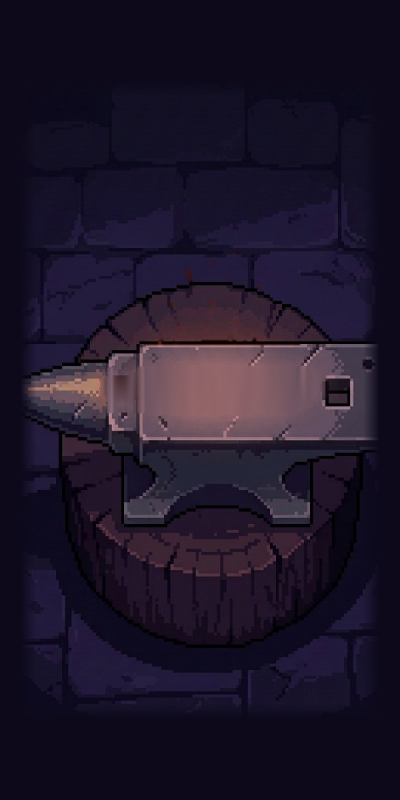
#> input picture assets/close.png, 400 x 800 px
$ python deblade_close.py ../../assets/close.png ../../assets/close.png
#> lines starting #> are read from the running program, lines starting #| are printed output that depends on the picture; after the words box and inside, x2 and y2 are one past the last pixel; in counts of white or black regions, pixels touching at a corner belong together
# Usage: python3 tools/art/deblade_close.py <close-up concept.jpg from mockups/forge.html> <out.png>
import sys, cv2, numpy as np
# Paint the hot knife and its sparks out of the close-up concept (forge spec S3, assets/close.png).
src, out = sys.argv[1], sys.argv[2]
im = cv2.imread(src); H, W = im.shape[:2]
#> further down, im is the input picture: shape (800, 400, 3); mean B, G, R 41.8, 22.2, 30.1
#> after `H, W = im.shape[:2]`: H = 800; W = 400
b, g, r = [im[:, :, i].astype(int) for i in range(3)]
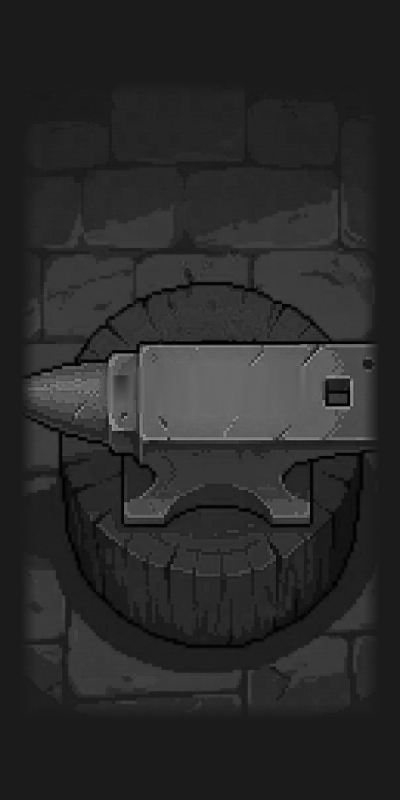
#> b: shape (800, 400) int64; min 0, max 157, mean 41.8
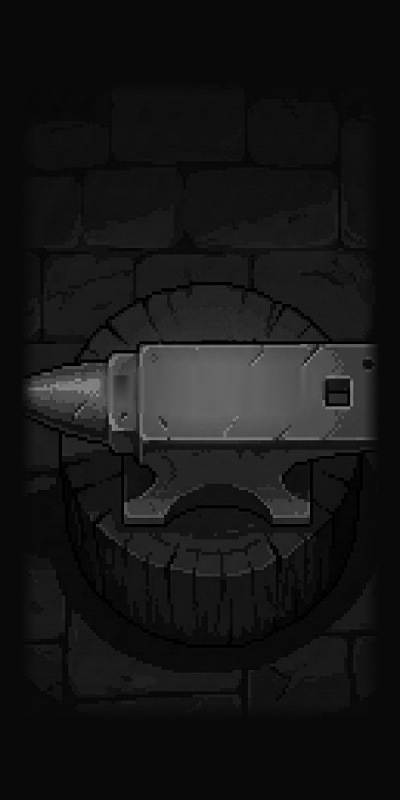
#> g: shape (800, 400) int64; min 0, max 147, mean 22.2
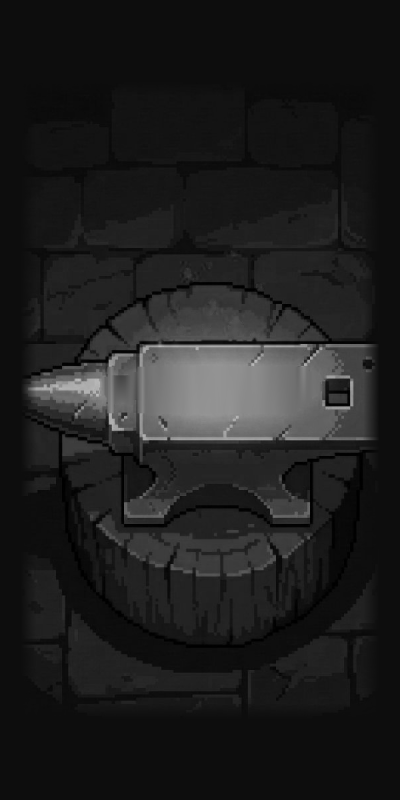
#> r: shape (800, 400) int64; min 0, max 189, mean 30.1
warm = ((r - b) > 60) & (r > 130)
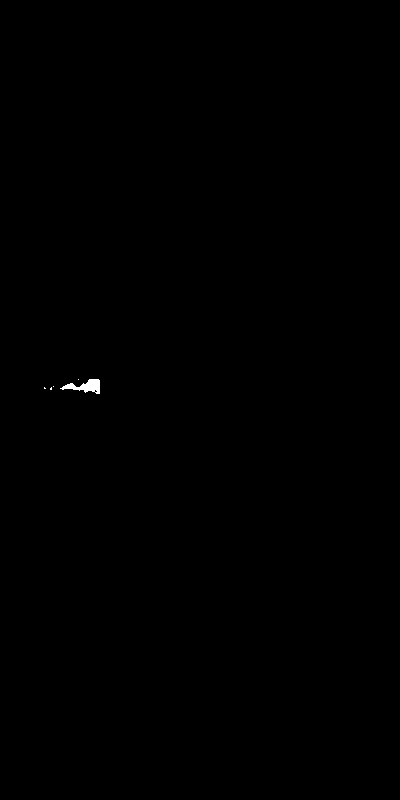
#> warm: shape (800, 400) bool; 0.1% white; 5 white regions (4 under 20 px), largest, box (x1, y1, x2, y2) and area: (60, 379, 100, 394) 295
blade = np.zeros((H, W), bool); blade[430:500, 120:460] = True
m = (warm & blade).astype(np.uint8)
#> m: shape (800, 400); every value is 0
m = cv2.dilate(m, np.ones((3, 3), np.uint8), iterations=3).astype(bool) & blade  # the dark outline too
o = im.astype(float)
# Column by column, fill the blade with a straight blend from the pixel above it to the pixel below,
# so the anvil's vertical edges carry straight through.
for x in range(W):
    ys = np.where(m[:, x])[0]
    if len(ys) == 0: continue
    y0, y1 = ys.min() - 1, ys.max() + 1
    a, c = o[y0, x], o[y1, x]
    for y in range(y0 + 1, y1):
        t = (y - y0) / (y1 - y0); o[y, x] = a * (1 - t) + c * t
# Soften the column streaks along the blade's length.
sm_ = cv2.blur(o, (9, 1)); o[m] = sm_[m]
# Sparks above the anvil: small inpaint on the dark wall and stump.
sp = np.zeros((H, W), np.uint8); sp[240:398, 180:420] = 1
sm = ((((r - b) > 25) & (r > 90)).astype(np.uint8) & sp)
#> sm: shape (800, 400); values 0 (black) and 1 (white), 1.3% white; 3 white regions (1 under 20 px), largest, box (x1, y1, x2, y2) and area: (180, 345, 277, 398) 4145, (264, 345, 292, 347) 34
sm = cv2.dilate(sm, np.ones((3, 3), np.uint8))
#> sm: shape (800, 400); values 0 (black) and 1 (white), 1.5% white; 3 white regions, box (x1, y1, x2, y2) and area: (179, 344, 278, 399) 4672, (263, 344, 293, 348) 99, (299, 343, 307, 347) 27
o = cv2.inpaint(np.clip(o, 0, 255).astype(np.uint8), sm * 255, 3, cv2.INPAINT_TELEA).astype(float)
# Cool the blade's warm cast on the face and horn plate, keeping each pixel's brightness.
face = np.zeros((H, W), np.uint8)
cv2.fillPoly(face, [np.array([[130, 398], [535, 398], [535, 548], [130, 548]])], 1)
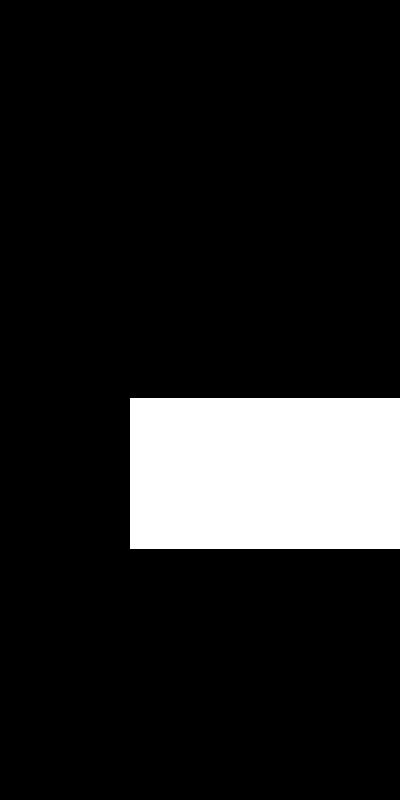
#> face: shape (800, 400); values 0 (black) and 1 (white), 12.7% white; 1 white region, box (x1, y1, x2, y2) and area: (130, 398, 400, 549) 40770
neutral = np.array([96, 74, 88], float)  # BGR, a cool face tone
lum = o.mean(axis=2, keepdims=True)
cooled = np.clip(neutral * lum / neutral.mean(), 0, 255)
f = face.astype(bool)
o[f] = 0.4 * o[f] + 0.6 * cooled[f]
#> o: shape (800, 400, 3) float64; mean B, G, R 41.6, 22.3, 29.8
# Scale to the 360 px authoring width and centre on a 400 × 800 --night-0 background with a 16 px fade, as pad.py
# does for the wide shot (forge spec, Scale and screen). The blade line (y 465 in the concept) lands at y 390.
s = cv2.resize(np.clip(o, 0, 255).astype(np.float32), (360, 640), interpolation=cv2.INTER_AREA)
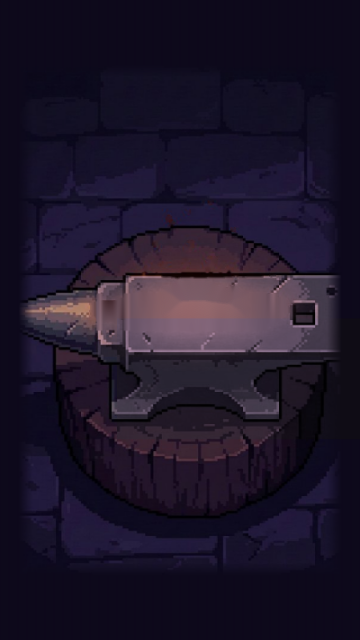
#> s: shape (640, 360, 3) float32; mean B, G, R 41.6, 22.3, 29.8
night0 = np.array([0x1b, 0x09, 0x0d], np.float32)  # BGR of --night-0 #0d091b
h, w = s.shape[:2]
#> h = 640; w = 360
fade = 16
ys = np.minimum(np.arange(h), np.arange(h)[::-1]); xs = np.minimum(np.arange(w), np.arange(w)[::-1])
a = np.minimum(np.clip(ys / fade, 0, 1)[:, None], np.clip(xs / fade, 0, 1)[None, :])[..., None]
s = s * a + night0 * (1 - a)
canvas = np.empty((800, 400, 3), np.float32); canvas[:] = night0
y0, x0 = (800 - h) // 2, (400 - w) // 2
#> y0 = 80; x0 = 20
canvas[y0:y0 + h, x0:x0 + w] = s
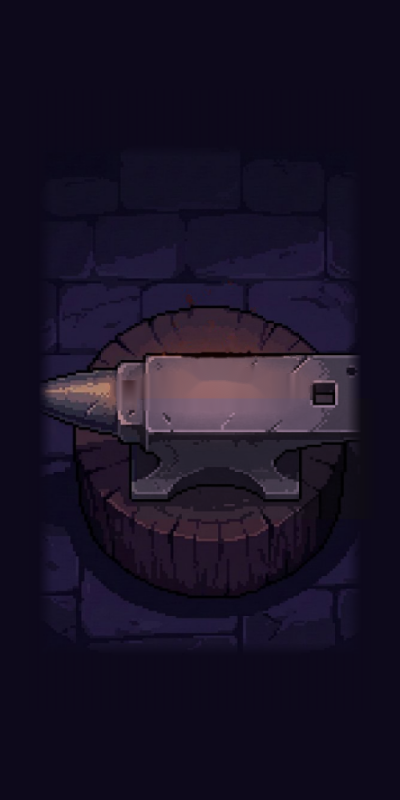
#> canvas: shape (800, 400, 3) float32; mean B, G, R 37.5, 18.5, 25.1
cv2.imwrite(out, np.round(canvas).astype(np.uint8), [cv2.IMWRITE_PNG_COMPRESSION, 9])
print(out, canvas.shape, 'image at', x0, y0)
#| ../../assets/close.png (800, 400, 3) image at 20 80

$ run again, with assets/wide.png copied over assets/close.png
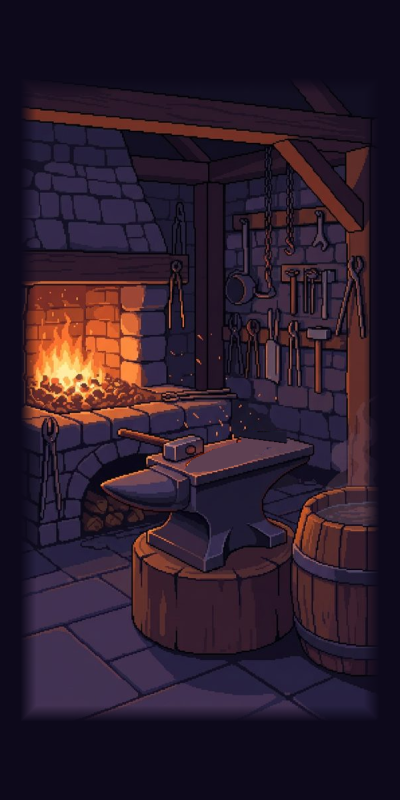
#> input picture assets/wide.png, 400 x 800 px
#> im is the input picture: shape (800, 400, 3); mean B, G, R 43.5, 27.9, 43.8
#> `warm = ((r - b) > 60) & (r > 130)`:
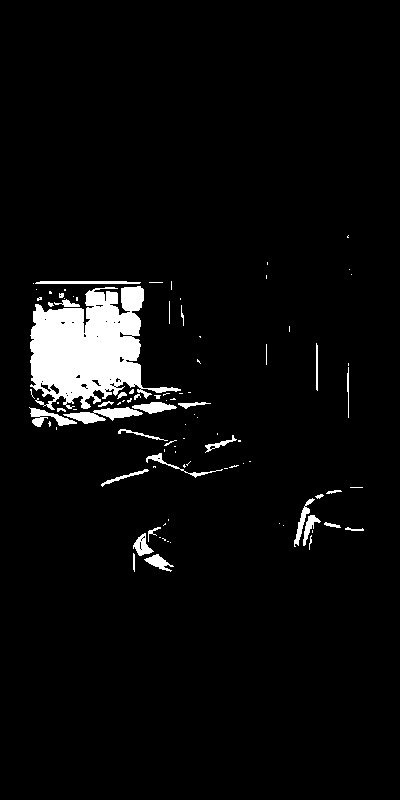
#> warm: shape (800, 400) bool; 4.5% white; 95 white regions (62 under 20 px), largest, box (x1, y1, x2, y2) and area: (30, 286, 181, 410) 10249, (63, 407, 143, 424) 643, (29, 407, 77, 427) 375
#> face: shape (800, 400); values 0 (black) and 1 (white), 12.7% white; 1 white region, box (x1, y1, x2, y2) and area: (130, 398, 400, 549) 40770
#> `canvas[y0:y0 + h, x0:x0 + w] = s`:
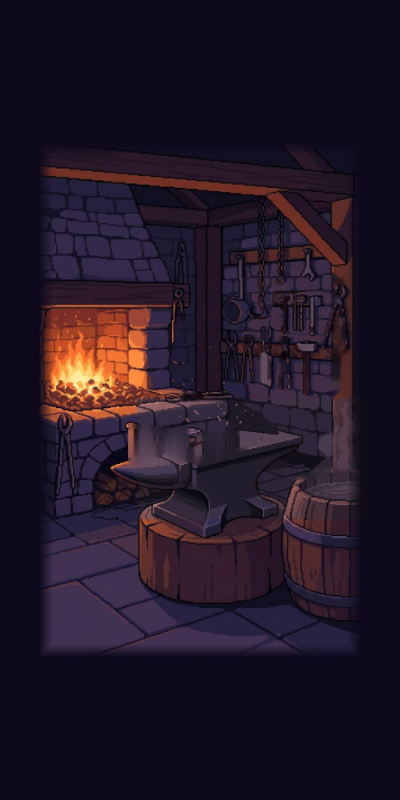
#> canvas: shape (800, 400, 3) float32; mean B, G, R 38.7, 22.6, 34.4
#| ../../assets/close.png (800, 400, 3) image at 20 80
